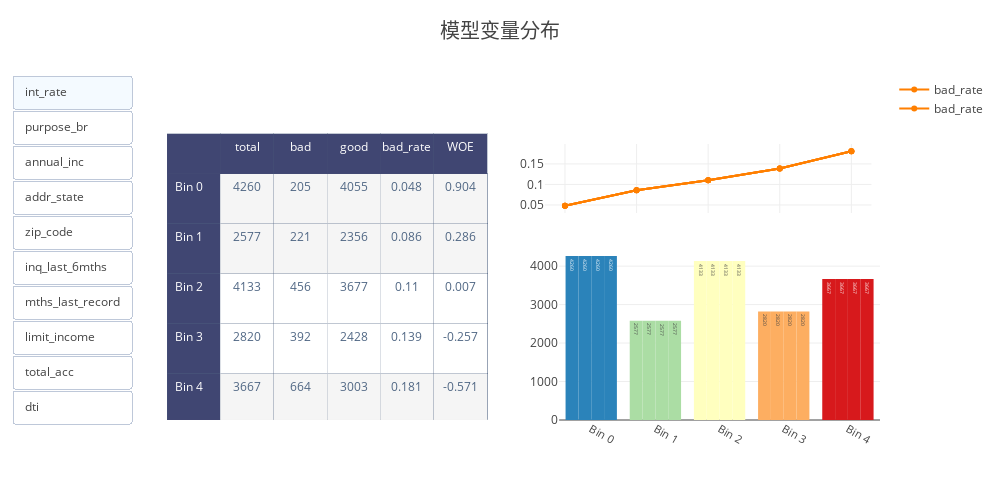

The notebook cell saved with this chart:
### Markdown cell above
&nbsp;&nbsp;&nbsp;&nbsp;<b>评分卡模型变量分布情况</b>：<br>

### Code cell
模型traces1 = []
colors = list((cl.scales['10']['qual']['Paired']))

for i in multi_var:

    if i == multi_var[0]:
        df_int = CalcWOE1(traindata1,i,'y')
        df_int['bad_rate'] = df_int.bad_rate.apply(lambda x:round(x,3))
        df_int['WOE'] = df_int.WOE.apply(lambda x:round(x,3))
        
        traces1.append(go.Scatter(
            x = df_int[df_int.columns.tolist()[0]],
            y = df_int.bad_rate,
            marker=dict(color='rgb(255,127,0)'),
            name='bad_rate',
#             visible=False,
            showlegend=False,
            text = df_int[df_int.columns.tolist()[1]],
        #     line = dict(shape='spline'),
            xaxis='x3', yaxis='y3'
        #     marker=dict(color=colors),
        ))


        traces1.append(go.Table(
            domain=dict(x=[0, 0.45],
                        y=[0, 0.83]),
            columnwidth=[1.2, 1.2, 1.2, 1.2],
            header=dict(values= ['']+df_int.columns.tolist()[1:],
                        line=dict(color='rgba(80,103,132,0.2)', width=0.5),
                        fill=dict(color='rgb(64,70,114)'),
                        align=['center','center','center','center','center'],
                        font=dict(color='white', size=12),
                        height=40,
                       ),
#             visible=False,
            cells=dict(values=[df_int[df_int.columns.tolist()[0]],df_int.total,df_int.bad,df_int.good, df_int.bad_rate, df_int.WOE],
                       line=dict(color='rgba(80,103,132,0.2)', width=1),
                fill=dict(color=['rgb(64,70,114)', ['rgb(245, 245, 245)','rgb(245, 245, 245)','rgb(255, 255, 255)'
                                                    ,'rgb(255, 255, 255)','rgb(245, 245, 245)','rgb(245, 245, 245)']]),
                align=['left','center','center','center','center','center'],
                font=dict(color=['white', '#506784', '#506784', '#506784'], size=12),
                height=50,

            )
        ))



        traces1.append(go.Bar(
            x = df_int[df_int.columns.tolist()[0]],
            y = df_int.total,
             name='cnts',
            xaxis='x2', yaxis='y2',
#             visible=False,
            showlegend=False,
            marker=dict(color=list(reversed(cl.scales['5']['div']['Spectral']))),
            text = df_int[df_int.columns.tolist()[1]]
        ))
    
    else:
        df_int = CalcWOE1(traindata1,i,'y')
        df_int['bad_rate'] = df_int.bad_rate.apply(lambda x:round(x,3))
        df_int['WOE'] = df_int.WOE.apply(lambda x:round(x,3))
        
        traces1.append(go.Scatter(
            x = df_int[df_int.columns.tolist()[0]],
            y = df_int.bad_rate,
            marker=dict(color='rgb(255,127,0)'),
            name='bad_rate',
            visible=False,
            showlegend=False,
            text = df_int[df_int.columns.tolist()[1]],
        #     line = dict(shape='spline'),
            xaxis='x3', yaxis='y3'
        #     marker=dict(color=colors),
        ))


        traces1.append(go.Table(
            domain=dict(x=[0, 0.45],
                        y=[0, 0.83]),
            columnwidth=[1.2, 1.2, 1.2, 1.2],
            header=dict(values= ['']+df_int.columns.tolist()[1:],
                        line=dict(color='rgba(80,103,132,0.2)', width=0.5),
                        fill=dict(color='rgb(64,70,114)'),
                        align=['center','center','center','center','center'],
                        font=dict(color='white', size=12),
                        height=40,
                       ),
            visible=False,
            cells=dict(values=[df_int[df_int.columns.tolist()[0]],df_int.total,df_int.bad,df_int.good, df_int.bad_rate, df_int.WOE],
                       line=dict(color='rgba(80,103,132,0.2)', width=1),
                fill=dict(color=['rgb(64,70,114)', ['rgb(245, 245, 245)','rgb(245, 245, 245)','rgb(255, 255, 255)'
                                                    ,'rgb(255, 255, 255)','rgb(245, 245, 245)','rgb(245, 245, 245)']]),
                align=['left','center','center','center','center','center'],
                font=dict(color=['white', '#506784', '#506784', '#506784'], size=12),
                height=50,

            )
        ))



        traces1.append(go.Bar(
            x = df_int[df_int.columns.tolist()[0]],
            y = df_int.total,
             name='cnts',
            xaxis='x2', yaxis='y2',
            visible=False,
            showlegend=False,
            marker=dict(color=list(reversed(cl.scales['5']['div']['Spectral']))),
            text = df_int[df_int.columns.tolist()[1]]
        ))
        
        

updatemenus = list([
    dict(type="buttons",
         active=0,
         buttons=list([   
            dict(label = multi_var1[0],
                 method = 'update',
                 args = [{'visible': [True, True,True,False,False, False,False,False, False,False,False, False,False,False, False
                                     ,False,False, False,False,False, False,False,False, False,False,False, False,False,False, False]},
                         {'title': '模型变量分布'}]),
            dict(label = multi_var1[1],
                 method = 'update',
                 args = [{'visible': [False, False,False,True, True,True,False,False, False,False,False, False,False,False, False
                                     ,False,False, False,False,False, False,False,False, False,False,False, False,False,False, False]},
                         {'title': '模型变量分布'}]),
             dict(label = multi_var1[2],
                 method = 'update',
                 args = [{'visible': [False, False,False,False,False, False,True, True,True,False,False, False,False,False, False
                                     ,False,False, False,False,False, False,False,False, False,False,False, False,False,False, False]},
                         {'title': '模型变量分布'}]),
             dict(label = multi_var1[3],
                 method = 'update',
                 args = [{'visible': [False, False,False,False,False, False,False,False, False,True, True,True,False,False, False
                                     ,False,False, False,False,False, False,False,False, False,False,False, False,False,False, False]},
                         {'title': '模型变量分布'}]),
             dict(label = multi_var1[4],
                 method = 'update',
                 args = [{'visible': [False, False,False,False,False, False,False,False, False,False,False, False,True, True,True
                                     ,False,False, False,False,False, False,False,False, False,False,False, False,False,False, False]},
                         {'title': '模型变量分布'}]),
             dict(label = multi_var1[5],
                 method = 'update',
                 args = [{'visible': [False, False,False,False,False, False,False,False, False,False,False, False,False,False, False
                                     ,True, True,True,False,False, False,False,False, False,False,False, False,False,False, False]},
                         {'title': '模型变量分布'}]),
             dict(label = multi_var1[6],
                 method = 'update',
                 args = [{'visible': [False, False,False,False,False, False,False,False, False,False,False, False,False,False, False
                                     ,False,False, False,True, True,True,False,False, False,False,False, False,False,False, False]},
                         {'title': '模型变量分布'}]),             
             dict(label = multi_var1[7],
                 method = 'update',
                 args = [{'visible': [False, False,False,False,False, False,False,False, False,False,False, False,False,False, False
                                     ,False,False, False,False,False, False,True, True,True,False,False, False,False,False, False]},
                         {'title': '模型变量分布'}]),  
             dict(label = multi_var1[8],
                 method = 'update',
                 args = [{'visible': [False, False,False,False,False, False,False,False, False,False,False, False,False,False, False
                                     ,False,False, False,False,False, False,False,False, False,True, True,True,False,False, False]},
                         {'title': '模型变量分布'}]), 
             dict(label =multi_var1[9],
                 method = 'update',
                 args = [{'visible': [False, False,False,False,False, False,False,False, False,False,False, False,False,False, False
                                     ,False,False, False,False,False, False,False,False, False,False,False, False,True, True,True]},
                         {'title': '模型变量分布'}]), 
#              dict(label = '利润',
#                  method = 'update',
#                  args = [{'visible': [False, False,False,False,False, False,False, False,False,False,False, False, True, True, True,True, True,True]},
#                          {'title': 'XXXX年各月利润'}]),
        ]),
#          direction='left',
#              pad={'r': 10, 't': 10},
#              showactive=True,
#              x=0,
#              xanchor='left',
#              y=1.25,
#              yanchor='top'
         
    )
])

layout = dict(
    title= '模型变量分布',
    titlefont = dict(size=20),
    height= 500, width= 1000,
    xaxis2 = dict(domain= [0.55, 1],
                 anchor='y2',
                  showticklabels=True,
                  showgrid=False,
                 tickfont = dict(size= 11),
                 tickangle= 30),
    yaxis2 = dict(
        anchor='x2',
        domain=[0, 0.5],
                  showticklabels=True,
                  showgrid=True,
    ),
    
    xaxis3 = dict(domain= [0.53, 0.988],
                  anchor='y3',
                  showticklabels=False,
                  showgrid=True,
                 tickfont = dict(family = 'Pt Sans Narrow', size= 11),
                 tickangle= -30),
    yaxis3 = dict(
                    anchor='x3',
                    domain=[0.6,0.80],
                    showticklabels=True,
                  showgrid=True,
    ),
    
    
    margin = dict(t= 75, l= 100),updatemenus=updatemenus
)






fig = dict(data=traces1, layout=layout)

py.iplot(fig)
